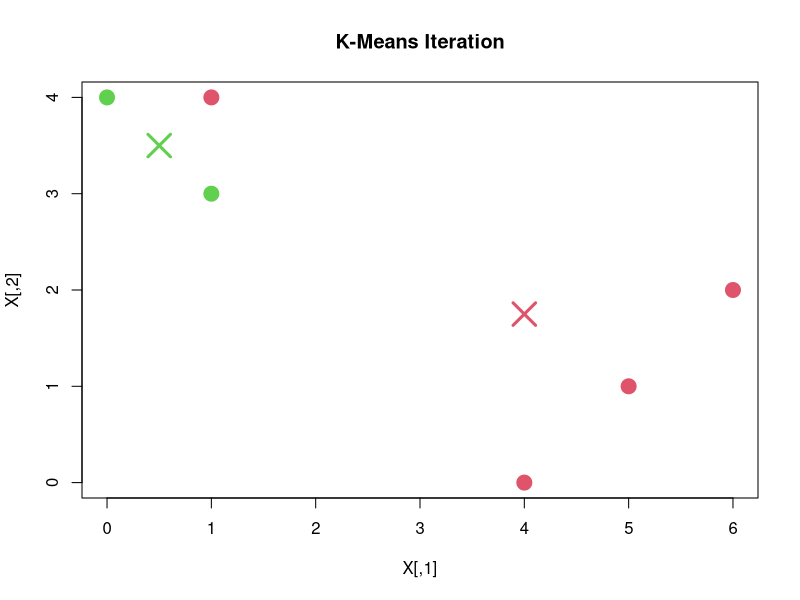
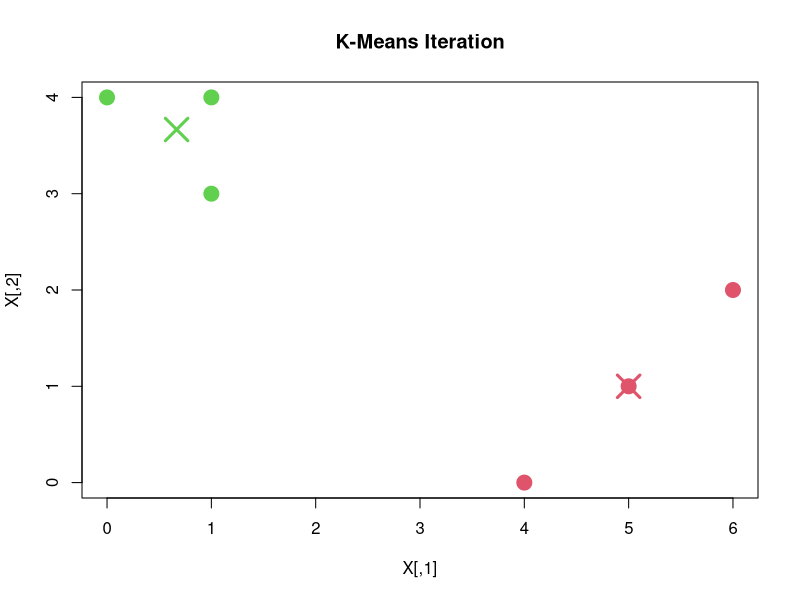

Reproduce these figures in R, in order.
X <- matrix(c(1,4, 1,3, 0,4, 5,1, 6,2, 4,0), ncol=2, byrow=TRUE)
labels <- sample(1:2, 6, replace=TRUE) # (b) Random assignment
old_labels <- rep(0, 6)

# (e) Repeat until answers stop changing
while(any(labels != old_labels)) {
  
  # Plot current state
  plot(X, col = labels + 1, pch = 19, cex = 2, main = "K-Means Iteration")
  old_labels <- labels
  
  # (c) Compute Centroids
  c1 <- colMeans(X[labels == 1, , drop=FALSE])
  c2 <- colMeans(X[labels == 2, , drop=FALSE])
  points(rbind(c1, c2), col = 2:3, pch = 4, cex = 3, lwd = 3) # Mark with X
  
  # (d) Assign to closest centroid using squared Euclidean distance 
  # (No need for sqrt(), the comparison works the same and the code is cleaner)
  d1 <- (X[,1] - c1[1])^2 + (X[,2] - c1[2])^2
  d2 <- (X[,1] - c2[1])^2 + (X[,2] - c2[2])^2
  labels <- ifelse(d1 < d2, 1, 2)
  
  # Pause for 2 seconds so you can actually see the plot update!
  Sys.sleep(2) 
}
